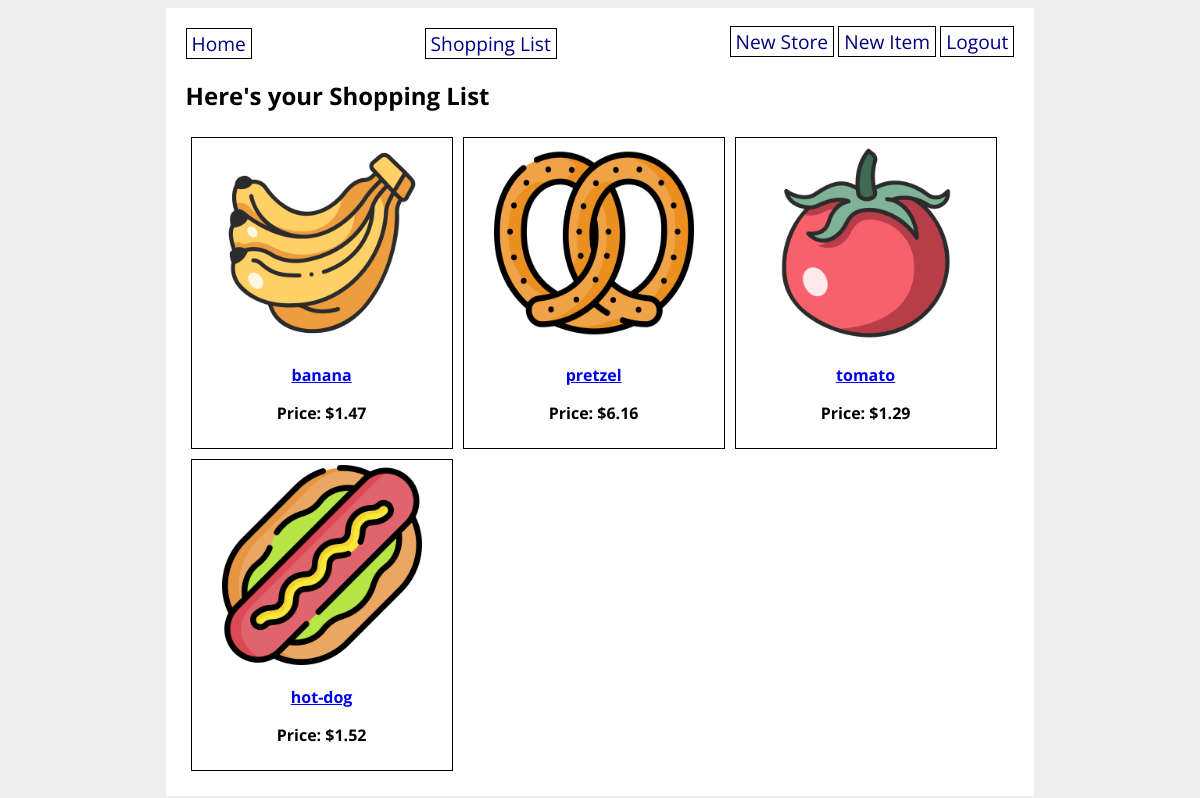
/shopping_list (signed in), run on an earlier commit of the app's database.
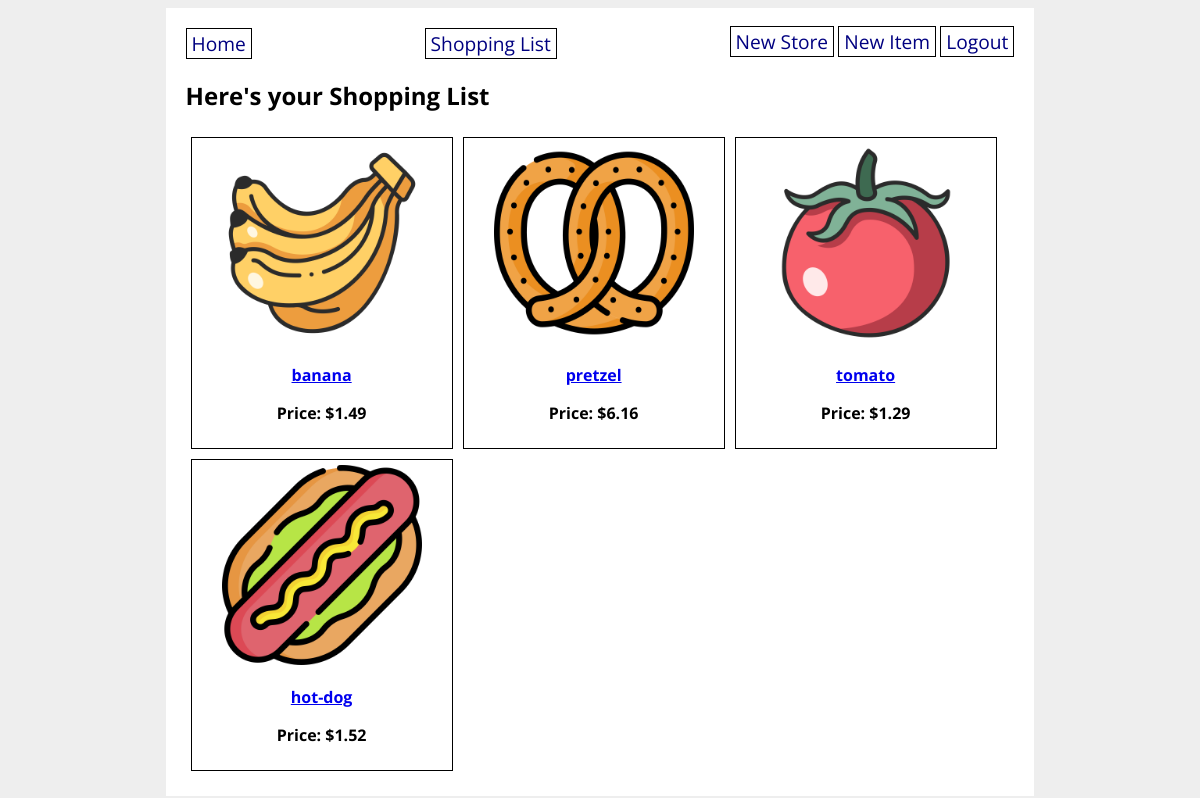
And on a later commit of the database.
### grocery_app/models.py (models this page shows)
class GroceryItem(db.Model):
    id = db.Column(db.Integer, primary_key=True)
    name = db.Column(db.String(80), nullable=False)
    price = db.Column(db.Float(precision=2), nullable=False)
    category = db.Column(db.Enum(ItemCategory), default=ItemCategory.OTHER)
    photo_url = db.Column(URLType)
    store_id = db.Column(
        db.Integer, db.ForeignKey('grocery_store.id'), nullable=False)
    store = db.relationship('GroceryStore', back_populates='items')
    created_by_id = db.Column(db.Integer, db.ForeignKey('user.id'))
    created_by = db.relationship('User')
    users_shopping_lists = db.relationship('User', secondary='user_shopping_list')

### grocery_app/routes.py (the view)
@main.route('/shopping_list')
@login_required
def shopping_list():
    shopping_list = current_user.shopping_list_items
    return render_template('shopping_list.html', shopping_list=shopping_list)

### grocery_app/__init__.py (called while the page is built)
@login_manager.user_loader
def load_user(user_id):
    return User.query.get(user_id)

### grocery_app/templates/shopping_list.html
{% extends 'base.html' %}
{% block content %}
<h2>Here's your Shopping List</h2>
<div class="items">
    {% for item in shopping_list %}
        <div class="item-details">
            <a href="/item/{{ item.id }}"><img src="{{ item.photo_url }}" alt="{{ item.name }}" width="200px">
            <p><strong>{{ item.name }}</strong></p></a>
            <p><strong>Price: ${{ item.price }}</strong></p>
        </div>
    {% endfor %}
</div>
{% endblock %}

### grocery_app/templates/base.html (shortened to what this page needs)
<!DOCTYPE html>
<html>
    <head>
        <link rel="stylesheet" href="/static/style.css">
    </head>
    <body>
        <div id="content">
            <nav>
                <a href="/">Home</a>
                {% if current_user.is_authenticated %}
                    <a href="/shopping_list">Shopping List</a>
                {% endif %}
                <div>
                    <a href="/new_store">New Store</a>
                    <a href="/new_item">New Item</a>
                    {% if current_user.is_authenticated %}
                        <a href="/logout">Logout</a>
                    {% else %}
                        <a href="/signup">Sign Up</a>
                        <a href="/login">Log In</a>
                    {% endif %}
                </div>
            </nav>
            {% block content %}{% endblock %}
        </div>
    </body>
</html>

### grocery_app/static/style.css (style rules this page uses)
body { display: flex; flex-direction: column; align-items: center; background-color: #eee; font-family: 'Open Sans', sans-serif; }
#content { width: 70%; background-color: white; padding: 20px; }
nav { width: 100%; display: flex; flex-direction: row; justify-content: space-between; }
nav a { color: navy; text-decoration: none; border: 1px solid black; padding: 1px 5px; font-size: 1.2em; }
div.items { display: flex; flex-direction: row; flex-wrap: wrap; }
div.item-details { border: 1px solid black; margin: 5px; padding: 5px; text-align: center; width: 250px; height: 300px; }

What changed in the data, as far as the page shows it:
changed GroceryItem "banana": price "1.47" → "1.49"
